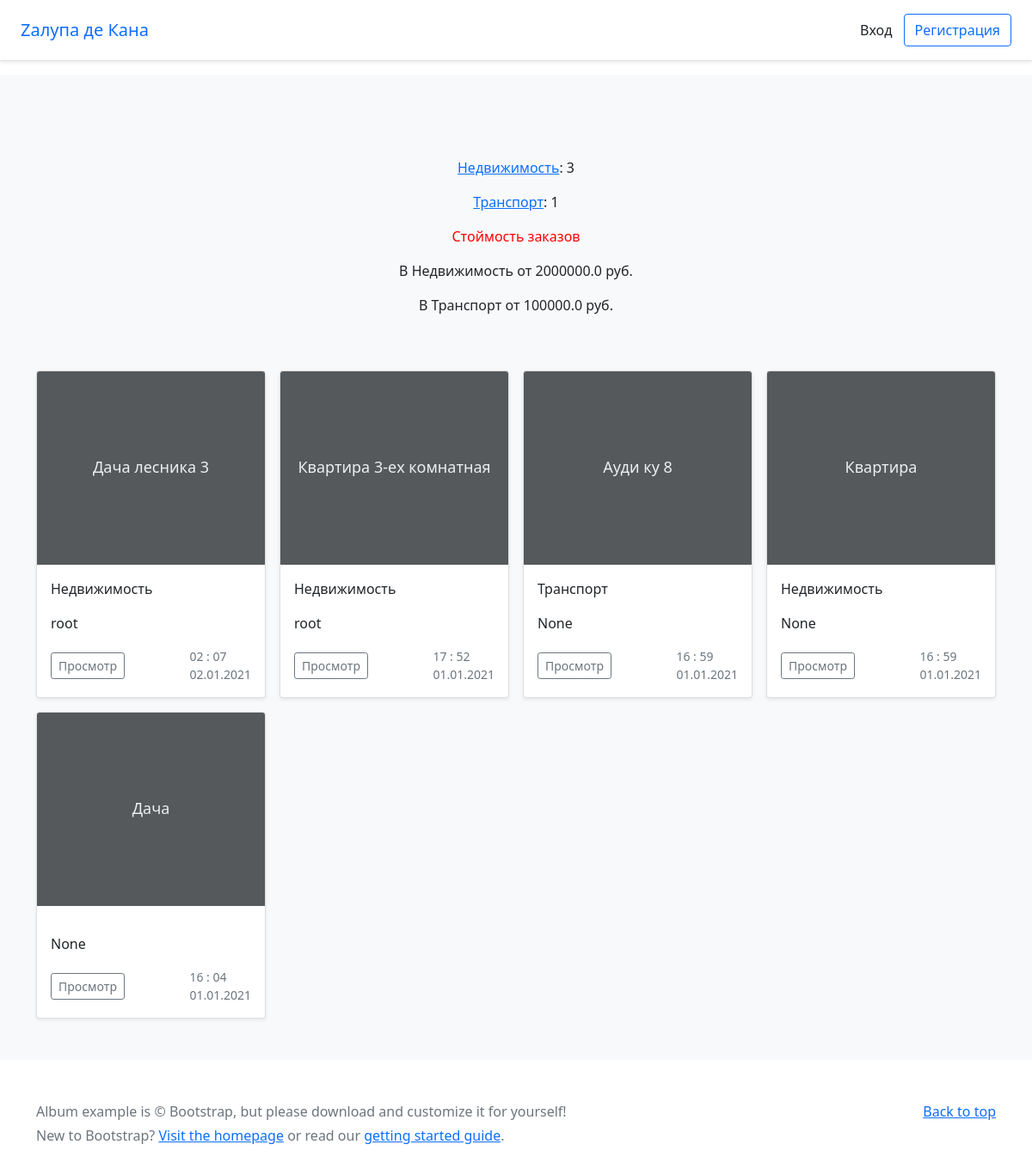
The page /bboard/ on the database as committed earlier.
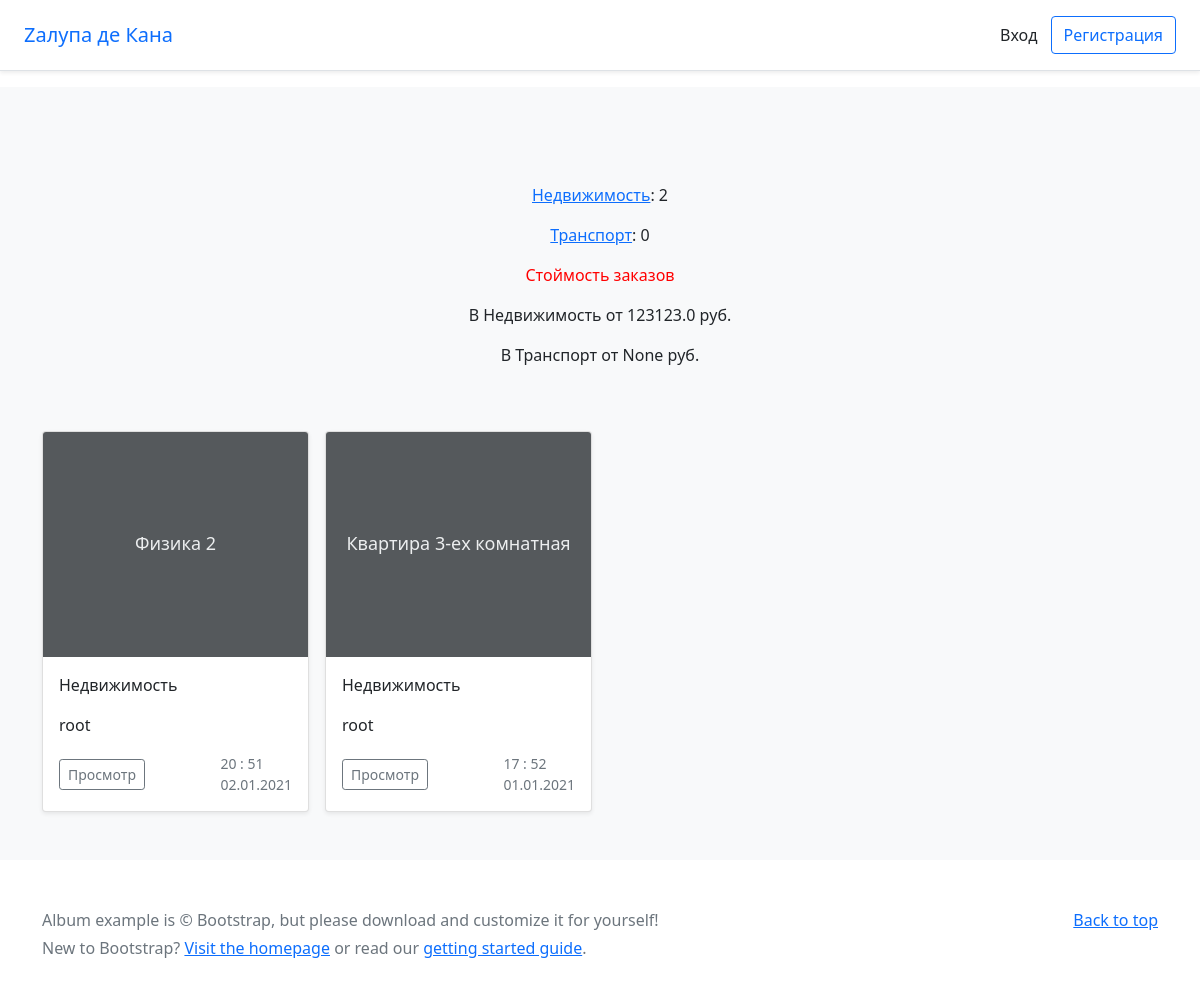
The same page on the database as committed later.
### bboard/models.py (models this page shows, shortened)
class Rubric(models.Model):
    name = models.CharField(max_length=20, db_index=True, verbose_name="Название")
    class Meta:
        verbose_name = "Рубрика"
        verbose_name_plural = "Рубрики"
        ordering = ['name']

class Bb(models.Model):
    title = models.CharField(max_length=50, verbose_name="Товар")
    content = models.TextField(null=True, blank=True, verbose_name="Описание")
    rubric = models.ForeignKey('Rubric', null=True, on_delete=models.PROTECT, verbose_name="Рубрика")
    price = models.FloatField(null=True, blank=True, verbose_name="Цена")
    published = models.DateTimeField(auto_now_add=True, db_index=True, verbose_name="Опубликовано")
    user = models.ForeignKey(User, on_delete=models.CASCADE, null=True, default=User, verbose_name="Пользователь")
    class Meta:
        verbose_name = "Обьявление"
        verbose_name_plural = "Обьявления"
        ordering = ['-published']

### bboard/views.py (the view)
# urls.py: path('', index, name='index')
def index(request):
    bbs = Bb.objects.all()
    rubrics = Rubric.objects.all()
    count_post_by_rubric = Rubric.objects.annotate(Count('bb'))
    min_price_by_rubric = Rubric.objects.annotate(min=Min('bb__price')) #минимальная цена
    max_price_by_rubric = Rubric.objects.annotate(max=Max('bb__price')) #максимальная цена
    return render(request, 'bboard/index.html', {'bbs': bbs, 'rubrics': rubrics, 'cpbr': count_post_by_rubric,
                                                 'minpbr': min_price_by_rubric, 'maxpbr': max_price_by_rubric})

### templates/bboard/index.html (shortened to what this page needs)
{% extends 'base.html' %}
{% block content %}
    <section class="py-5 text-center container">
        {% for bb in cpbr %}
            <p><a href="{% url 'by_rubric' bb.pk %}">{{ bb.name }}</a>: {{ bb.bb__count }}</p>
        {% endfor %}
        <p style="color: red">Стоймость заказов</p>
        {% for bb in minpbr %}
            <p>В {{ bb.name }} от {{ bb.min }} руб.</p>
        {% endfor %}
    </section>
    <div class="row row-cols-1 row-cols-sm-2 row-cols-md-4 g-3">
        {% for bb in bbs %}
            <div class="col">
                <div class="card shadow-sm">
                    <svg class="bd-placeholder-img card-img-top" width="100%" height="225"
                         xmlns="http://www.w3.org/2000/svg" role="img" aria-label="Placeholder: Thumbnail"
                         preserveAspectRatio="xMidYMid slice" focusable="false"><title>Placeholder</title>
                        <rect width="100%" height="100%" fill="#55595c"></rect>
                        <text x="50%" y="50%" fill="#eceeef" dy=".3em">{{ bb.title }}</text>
                    </svg>
                    <div class="card-body">
                        <p class="card-text">{{ bb.rubric.name }}</p>
                        <p class="card-text">{{ bb.user }}</p>
                        <div class="d-flex justify-content-between align-items-center">
                            <div class="btn-group">
                                <a class="btn btn-sm btn-outline-secondary" href="{% url 'detail' bb.pk %}">Просмотр</a>
                            </div>
                            <small class="text-muted">{{ bb.published|date:"H : i" }}
                                <br>{{ bb.published|date:"d.m.Y" }}
                            </small>
                        </div>
                    </div>
                </div>
            </div>
        {% endfor %}
    </div>
{% endblock %}

Rows that differ between the two databases and show on the page:
removed Bb: title "Дача лесника 3", rubric.name "Недвижимость", user "root", published "02 : 07", published "02.01.2021"
removed Bb: title "Ауди ку 8", rubric.name "Транспорт", user "None", published "16 : 59", published "01.01.2021"
removed Bb: title "Квартира", rubric.name "Недвижимость", user "None", published "16 : 59", published "01.01.2021"
removed Bb: title "Дача", user "None", published "16 : 04", published "01.01.2021"
computed for Rubric "Недвижимость": bb__count "3" → "2"; min "2000000.0" → "123123.0"
computed for Rubric "Транспорт": bb__count "1" → "0"; min "100000.0" → "None"
added Bb: title "Физика 2", rubric.name "Недвижимость", user "root", published "20 : 51", published "02.01.2021"
